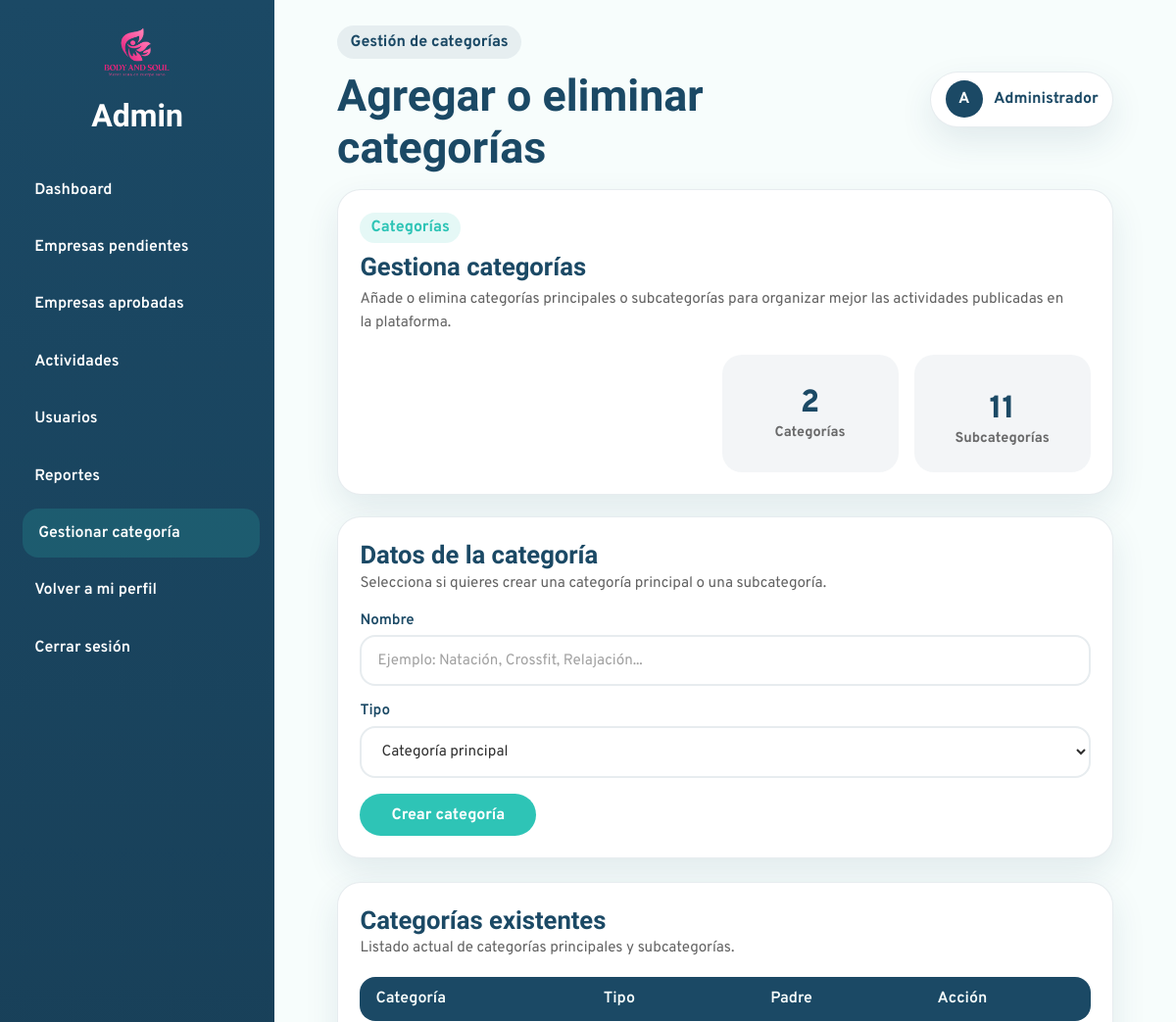
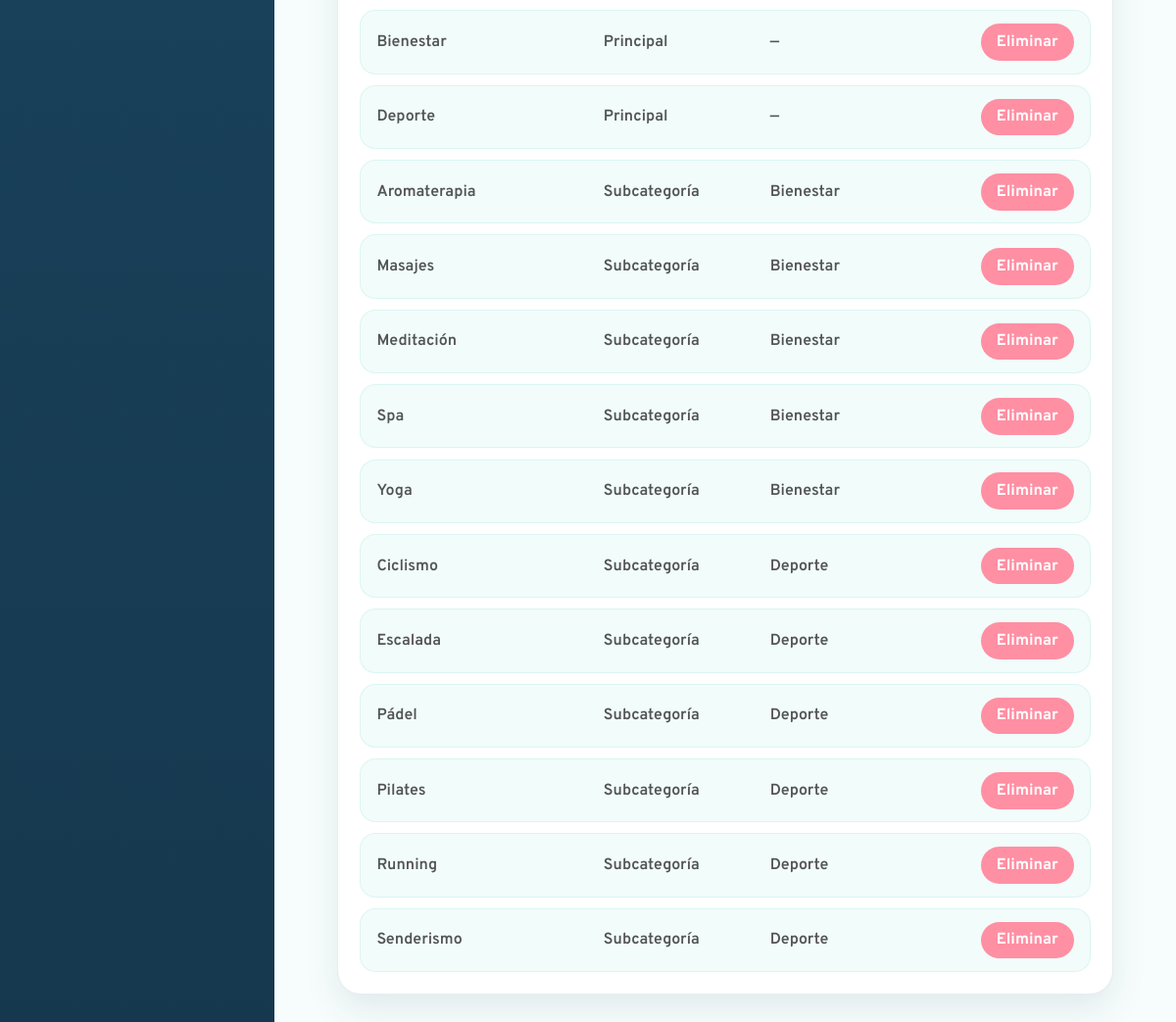
/Admin/crear-categoria.php (signed in), run on the app's committed database (2 pictures, top to bottom).
### tables this page shows
CREATE TABLE `categoria` (
  `id_categoria` int(11) NOT NULL,
  `nombre` varchar(100) NOT NULL,
  `id_categoria_padre` int(11) DEFAULT NULL
);

### bd/bdadmin.php (called while the page is built, shortened)
<?php
class bdadmin{
public $pdo = "";
public function __construct($host,$port,$db,$user,$pass) {
    $this->pdo = new PDO("mysql:host=".$host.";port=".$port.";dbname=".$db.";charset=utf8", $user, $pass);
    }
public function ObtenerCategoriasAdmin(){
    $sentencia = "SELECT
                c.id_categoria,
                c.nombre,
                c.id_categoria_padre,
                cp.nombre AS categoria_padre
            FROM categoria c
            LEFT JOIN categoria cp ON c.id_categoria_padre = cp.id_categoria
            ORDER BY cp.nombre ASC, c.nombre ASC";
    $ejecucion = $this->pdo->prepare($sentencia);
    $ejecucion->execute();
    return $ejecucion->fetchAll(PDO::FETCH_ASSOC);
}
}

### Admin/crear-categoria.php (the view, shortened to what this page needs)
<?php
$paginaActiva = "gestionar-categoria";
$tituloPagina = "Agregar o eliminar categorías";
$etiquetaPagina = "Gestión de categorías";
$cssExtra = [
    "../css/admin-styles/usuarios.css",
    "../css/admin-styles/crear-categoria.css",
    "../css/admin-styles/reportes.css",
];
require_once("head-admin.php");
$categorias = $bdadmin->ObtenerCategoriasAdmin();
$totalPadres = 0;
$totalSubcategorias = 0;
foreach($categorias as $categoria){
    if($categoria["id_categoria_padre"] == null){
        $totalPadres++;
    }else{
        $totalSubcategorias++;
    }
}
?>
<main class="admin-content">
  <section class="admin-hero-card">
    <div class="admin-hero-text">
      <span class="section-badge">Categorías</span>
      <h3>Gestiona categorías</h3>
      <p>
        Añade o elimina categorías principales o subcategorías para organizar mejor las actividades publicadas en la plataforma.
      </p>
    </div>
    <div class="services-stats">
      <div class="admin-hero-stat">
        <span class="admin-hero-number"><?= $totalPadres ?></span>
        <span class="admin-hero-label">Categorías</span>
      </div>
      <div class="admin-hero-stat">
        <span class="admin-hero-number" style="margin-top:0.7rem;"><?= $totalSubcategorias ?></span>
        <span class="admin-hero-label">Subcategorías</span>
      </div>
    </div>
  </section>
  <section class="admin-form-card">
    <div class="admin-form-header">
      <h3>Datos de la categoría</h3>
      <p>Selecciona si quieres crear una categoría principal o una subcategoría.</p>
    </div>
    <form action="" method="post" class="admin-category-form">
      <div class="form-group">
        <label for="nombre_categoria">Nombre</label>
        <input
          type="text"
          id="nombre_categoria"
          name="nombre_categoria"
          placeholder="Ejemplo: Natación, Crossfit, Relajación..."
        >
      </div>
      <div class="form-group">
        <label for="tipo_categoria">Tipo</label>
        <select id="tipo_categoria" name="tipo_categoria">
          <option value="principal">Categoría principal</option>
        </select>
      </div>
      <button type="submit" name="crear_categoria" class="btn-submit-category">
        Crear categoría
      </button>
    </form>
  </section>
  <section class="admin-form-card" style="margin-top: 1.5rem;">
    <div class="admin-form-header">
      <h3>Categorías existentes</h3>
      <p>Listado actual de categorías principales y subcategorías.</p>
    </div>
    <div class="report-table">
      <div class="report-table-row report-table-head">
        <span>Categoría</span>
        <span>Tipo</span>
        <span>Padre</span>
        <span>Acción</span>
      </div>
      <?php foreach($categorias as $categoria): ?>
        <div class="report-table-row categoria-row">
          <span><?= htmlspecialchars($categoria["nombre"]) ?></span>
          <span>
            <?= $categoria["id_categoria_padre"] == null ? "Principal" : "Subcategoría" ?>
          </span>
          <span class="categoria-padre">
            <?= htmlspecialchars($categoria["categoria_padre"] ?? "—") ?>
          </span>
          <a href="crear-categoria.php?eliminar_categoria=<?= $categoria["id_categoria"] ?>"
            class="btn-reject"
            onclick="return confirm('¿Seguro que quieres eliminar esta categoría?');">
            Eliminar
          </a>
        </div>
      <?php endforeach; ?>
    </div>
  </section>
</main>
</div>
</div>
</body>
</html>

### Admin/head-admin.php (shortened to what this page needs)
<?php
require_once("../bd/bdadmin.php");
$bdadmin = new bdadmin("localhost",3306,"plataforma_servicios1","root","");
$paginaActiva = $paginaActiva ?? "";
$tituloPagina = $tituloPagina ?? "Panel de administración";
$etiquetaPagina = $etiquetaPagina ?? "Administración";
$cssExtra = $cssExtra ?? [];
?>
<!DOCTYPE html>
<html lang="es">
<head>
  <link rel="stylesheet" href="../css/admin-styles/admin-dashboard.css">
  <link rel="stylesheet" href="../css/admin-styles/usuarios.css">
  <?php foreach($cssExtra as $css): ?>
    <link rel="stylesheet" href="<?= htmlspecialchars($css) ?>">
  <?php endforeach; ?>
</head>
<body class="admin-dashboard-body">
<div class="admin-layout">
  <aside class="admin-sidebar">
    <div class="admin-sidebar-top">
      <a href="../publico/index.php">
        <img src="../img/logo.PNG" alt="Logo Body and Soul" class="admin-sidebar-logo">
      </a>
      <h1>Admin</h1>
    </div>
    <nav class="admin-sidebar-nav">
      <a href="dashboard.php" class="admin-nav-link <?= $paginaActiva == 'dashboard' ? 'active' : '' ?>">Dashboard</a>
      <a href="empresas-pendientes.php" class="admin-nav-link <?= $paginaActiva == 'empresas-pendientes' ? 'active' : '' ?>">Empresas pendientes</a>
      <a href="empresas-aprobadas.php" class="admin-nav-link <?= $paginaActiva == 'empresas-aprobadas' ? 'active' : '' ?>">Empresas aprobadas</a>
      <a href="actividades.php" class="admin-nav-link <?= $paginaActiva == 'actividades' ? 'active' : '' ?>">Actividades</a>
      <a href="usuarios.php" class="admin-nav-link <?= $paginaActiva == 'usuarios' ? 'active' : '' ?>">Usuarios</a>
      <a href="reportes.php" class="admin-nav-link <?= $paginaActiva == 'reportes' ? 'active' : '' ?>">Reportes</a>
      <a href="crear-categoria.php" class="admin-nav-link <?= $paginaActiva == 'gestionar-categoria' ? 'active' : '' ?>">Gestionar categoría</a>
      <a href="../publico/perfil.php" class="admin-nav-link">Volver a mi perfil</a>
      <a href="../publico/perfil.php?cerrar=si" class="admin-nav-link admin-logout">Cerrar sesión</a>
    </nav>
  </aside>
  <div class="admin-main">
    <header class="admin-topbar">
      <div class="admin-topbar-left">
        <span class="admin-page-tag"><?= htmlspecialchars($etiquetaPagina) ?></span>
        <h2><?= htmlspecialchars($tituloPagina) ?></h2>
      </div>
      <div class="admin-topbar-right">
        <div class="admin-admin-chip">
          <span class="admin-admin-avatar">A</span>
          <span>Administrador</span>
        </div>
      </div>
    </header>

### css/admin-styles/admin-dashboard.css (style rules this page uses)
:root { --admin-primary: #1B4965; --admin-primary-dark: #16384E; --admin-secondary: #2EC4B6; --admin-accent: #FF8FA3; --admin-bg: #F7FDFC; --admin-surface: #ffffff; --admin-text: #2E2E2E; --admin-border: rgba(27, 73, 101, 0.10); --admin-shadow: 0 14px 34px rgba(27, 73, 101, 0.10); --admin-radius: 24px; --admin-transition: all 0.3s ease; }
* { box-sizing: border-box; }
body.admin-dashboard-body { margin: 0; font-family: "Overpass", sans-serif; background-color: var(--admin-bg); color: var(--admin-text); }
.admin-layout { display: grid; grid-template-columns: 280px 1fr; min-height: 100vh; }
.admin-sidebar { background: linear-gradient(180deg, var(--admin-primary), var(--admin-primary-dark)); color: #ffffff; padding: 1.6rem 1.2rem; display: flex; flex-direction: column; gap: 2rem; }
.admin-sidebar-top { display: flex; flex-direction: column; align-items: center; text-align: center; }
.admin-sidebar-logo { width: 84px; height: auto; margin-bottom: 0.8rem; }
.admin-sidebar-top h1 { margin: 0; font-family: "Sansita", serif; font-size: 2rem; }
.admin-sidebar-nav { display: flex; flex-direction: column; gap: 0.5rem; }
.admin-nav-link { text-decoration: none; color: #ffffff; padding: 0.95rem 1rem; border-radius: 16px; font-weight: 600; transition: var(--admin-transition); }
.admin-nav-link:hover, .admin-nav-link.active { background-color: rgba(46, 196, 182, 0.18); transform: translateX(4px); }
.admin-main { display: flex; flex-direction: column; }
.admin-topbar { display: flex; justify-content: space-between; align-items: center; gap: 1rem; padding: 1.6rem 2rem 1rem; }
.admin-page-tag { display: inline-block; background-color: rgba(27, 73, 101, 0.08); color: var(--admin-primary); padding: 0.45rem 0.85rem; border-radius: 999px; font-weight: 700; margin-bottom: 0.7rem; }
.admin-topbar-left h2 { margin: 0; font-family: "Sansita", serif; color: var(--admin-primary); font-size: clamp(2rem, 4vw, 2.8rem); }
.admin-admin-chip { display: inline-flex; align-items: center; gap: 0.7rem; background-color: var(--admin-surface); border: 1px solid var(--admin-border); border-radius: 999px; padding: 0.55rem 0.9rem; box-shadow: var(--admin-shadow); font-weight: 700; color: var(--admin-primary); }
.admin-admin-avatar { width: 38px; height: 38px; border-radius: 50%; background-color: var(--admin-primary); color: #ffffff; display: inline-flex; align-items: center; justify-content: center; }
.admin-content { padding: 0 2rem 2rem; }
.btn-approve, .btn-reject { border: none; border-radius: 999px; padding: 0.7rem 1rem; font-weight: 700; cursor: pointer; transition: var(--admin-transition); }
.btn-reject { background-color: var(--admin-accent); color: #ffffff; }

### css/admin-styles/crear-categoria.css (style rules this page uses)
.report-table { display: flex; flex-direction: column; gap: 0.7rem; }
.report-table-row { display: grid; grid-template-columns: 1.5fr 1fr 1fr; gap: 1rem; align-items: center; padding: 0.8rem 1rem; background-color: rgba(46, 196, 182, 0.06); border: 1px solid rgba(46, 196, 182, 0.12); border-radius: 16px; }
.report-table-head { background-color: #1B4965; color: #F7FDFC; font-weight: 800; border: none; }
.report-table-head span { color: #F7FDFC !important; }
.report-table-row span { color: rgba(46, 46, 46, 0.82); font-weight: 600; }
.admin-content > .admin-form-card { width: 100%; max-width: none; }
.categoria-row, .report-table-head { grid-template-columns: 1.3fr 1fr 1fr 120px; }
.categoria-row .btn-reject { justify-self: end; padding: 0.55rem 0.9rem; }
.report-table .report-table-row { display: grid; grid-template-columns: 1.4fr 1fr 1fr 140px; align-items: center; }
.report-table .report-table-row span, .report-table .report-table-row strong { align-self: center; }
.report-table .report-table-row .btn-reject { justify-self: end; width: auto; padding: 0.55rem 1rem; margin: 0; }

### css/admin-styles/reportes.css (style rules this page uses)
.report-table { display: flex; flex-direction: column; gap: 0.7rem; }
.report-table-row { display: grid; grid-template-columns: 1.5fr 1.3fr 90px; gap: 1rem; align-items: center; padding: 0.8rem 1rem; background-color: rgba(46, 196, 182, 0.06); border: 1px solid rgba(46, 196, 182, 0.12); border-radius: 16px; }
.report-table-row span { color: rgba(46, 46, 46, 0.82); font-weight: 600; }
.report-table-head { background-color: #1B4965; color: #F7FDFC; font-weight: 800; border: none; }
.report-table-head span { color: inherit; }

### data on the page
categoria: nombre "Bienestar", shows "Principal", categoria_padre "—"
categoria: nombre "Deporte", shows "Principal", categoria_padre "—"
categoria: nombre "Aromaterapia", shows "Subcategoría", id_categoria_padre.nombre "Bienestar"
categoria: nombre "Masajes", shows "Subcategoría", id_categoria_padre.nombre "Bienestar"
categoria: nombre "Meditación", shows "Subcategoría", id_categoria_padre.nombre "Bienestar"
categoria: nombre "Spa", shows "Subcategoría", id_categoria_padre.nombre "Bienestar"
categoria: nombre "Yoga", shows "Subcategoría", id_categoria_padre.nombre "Bienestar"
categoria: nombre "Ciclismo", shows "Subcategoría", id_categoria_padre.nombre "Deporte"
categoria: nombre "Escalada", shows "Subcategoría", id_categoria_padre.nombre "Deporte"
categoria: nombre "Pádel", shows "Subcategoría", id_categoria_padre.nombre "Deporte"
categoria: nombre "Pilates", shows "Subcategoría", id_categoria_padre.nombre "Deporte"
categoria: nombre "Running", shows "Subcategoría", id_categoria_padre.nombre "Deporte"
categoria: nombre "Senderismo", shows "Subcategoría", id_categoria_padre.nombre "Deporte"

### other printed values
$etiquetaPagina "Gestión de categorías"
$tituloPagina "Agregar o eliminar categorías"
$totalPadres "2"
$totalSubcategorias "11"
